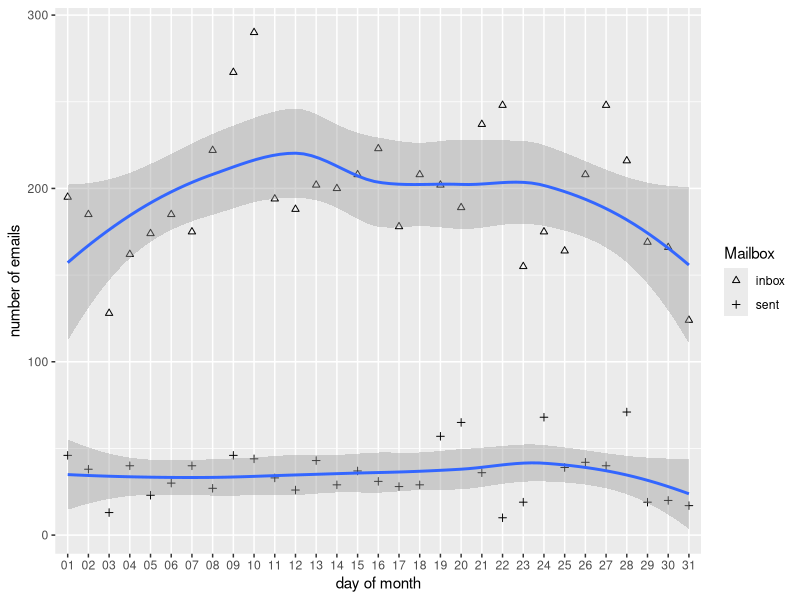

This chart was generated by the following R code:
library(ggplot2)

inbox_data <- read.table("inbox_data_enron.csv", header=TRUE, sep=",", fill=TRUE)
sent_data <- read.table("sent_data_enron.csv", header=TRUE, sep=",", fill=TRUE)

# transform string to date type
dates <- as.Date(inbox_data$date, "%Y-%m-%dT%H:%M:%S")
elements <- format(dates, '%d')
inbox_count <- data.frame(table(elements))$Freq

dates <- as.Date(sent_data$date, "%Y-%m-%dT%H:%M:%S")
elements <- format(dates, '%d')
sent_count <- data.frame(table(elements))$Freq

days_of_month <- c("01","02","03","04","05","06","07","08","09","10",
                   "11","12","13","14","15","16","17","18","19","20",
                   "21","22","23","24","25","26","27","28","29","30","31")
df <- data.frame(days=factor(days_of_month, level=days_of_month),
                 inbox=inbox_count,sent=sent_count)

ggplot(data=df) + scale_shape_manual(name="Mailbox", values=c(2,3)) +
  geom_point(aes(x=days,y=inbox, shape='inbox')) +
  geom_smooth(aes(x=days,y=inbox, group=1)) +
  geom_point(aes(x=days,y=sent, shape='sent')) +
  geom_smooth(aes(x=days,y=sent, group=2)) +
  scale_y_continuous('number of emails') +
  scale_x_discrete('day of month')

